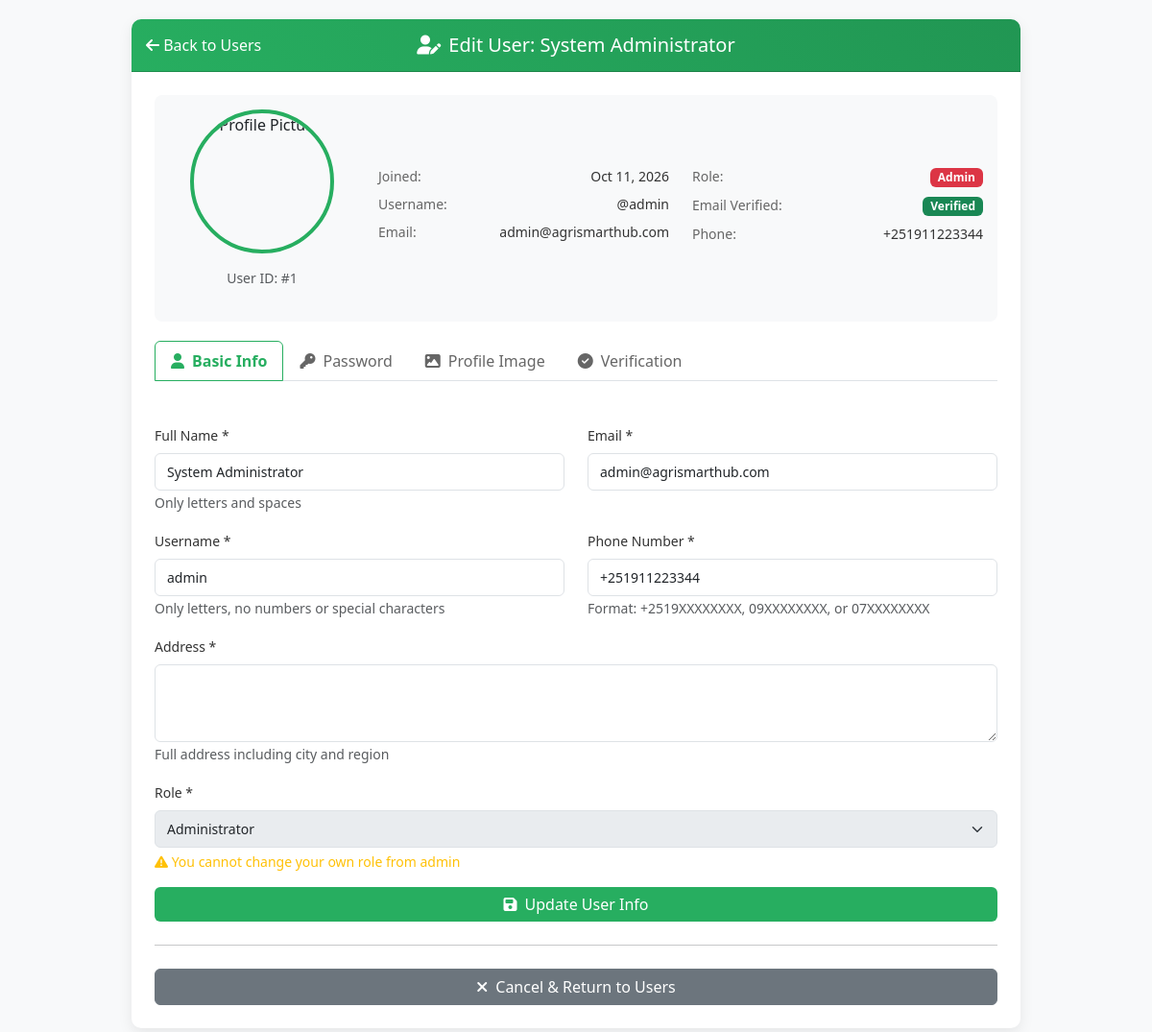
/admin/edit_user.php?id=1 (signed in), run on the app's committed database.
### tables this page shows
CREATE TABLE IF NOT EXISTS users (
    id INT AUTO_INCREMENT PRIMARY KEY,
    username VARCHAR(50) UNIQUE NOT NULL,
    email VARCHAR(100) UNIQUE NOT NULL,
    password VARCHAR(255) NOT NULL,
    full_name VARCHAR(100),
    phone VARCHAR(20),
    address TEXT,
    profile_image VARCHAR(255) DEFAULT 'default_profile.jpg',
    role ENUM('admin', 'farmer', 'supplier', 'customer') DEFAULT 'customer',
    status ENUM('active', 'inactive', 'suspended') DEFAULT 'active',
    email_verified TINYINT(1) DEFAULT 0,
    last_login TIMESTAMP NULL,
    created_at TIMESTAMP DEFAULT CURRENT_TIMESTAMP,
    updated_at TIMESTAMP DEFAULT CURRENT_TIMESTAMP ON UPDATE CURRENT_TIMESTAMP
);

### admin/edit_user.php (the view, shortened to what this page needs)
<?php
$user_id = isset($_GET['id']) ? intval($_GET['id']) : 0;
try {
    $stmt = $pdo->prepare("SELECT * FROM users WHERE id = ?");
    $stmt->execute([$user_id]);
    $user = $stmt->fetch(PDO::FETCH_ASSOC);
} catch (PDOException $e) {
    $_SESSION['error'] = "Error fetching user data: " . $e->getMessage();
    header("Location: manage_users.php");
    exit();
}
$default_profile_image = SITE_URL . '/assets/default_profile.jpg';
$profile_image_exists = false;
$profile_image_url = '';
if (!$profile_image_exists) {
    $profile_image_url = $default_profile_image;
}
?>
<!DOCTYPE html>
<html lang="en">
<head>
    <link href="https://cdn.jsdelivr.net/npm/bootstrap@5.3.0/dist/css/bootstrap.min.css" rel="stylesheet">
    <link rel="stylesheet" href="https://cdnjs.cloudflare.com/ajax/libs/font-awesome/6.4.0/css/all.min.css">
</head>
<body>
    <div class="container">
        <div class="row justify-content-center">
            <div class="col-lg-10">
                <div class="card">
                    <div class="card-header text-center position-relative">
                        <a href="manage_users.php" class="back-btn">
                            <i class="fas fa-arrow-left"></i> Back to Users
                        </a>
                        <h5 class="mb-0">
                            <i class="fas fa-user-edit me-2"></i>Edit User: <?php echo htmlspecialchars($user['full_name']); ?>
                        </h5>
                    </div>
                    <div class="card-body p-4">
                        <div class="user-info-card">
                            <div class="row align-items-center">
                                <div class="col-md-3 text-center">
                                    <div class="profile-image-container">
                                        <img src="<?php echo $profile_image_url; ?>"
                                             alt="Profile Picture"
                                             class="profile-img"
                                             onerror="this.src='<?php echo $default_profile_image; ?>'">
                                        <small class="text-muted d-block mt-2">User ID: #<?php echo $user['id']; ?></small>
                                    </div>
                                </div>
                                <div class="col-md-9">
                                    <div class="row">
                                        <div class="col-md-6">
                                            <div class="user-info-item">
                                                <span class="user-info-label">Joined:</span>
                                                <span class="user-info-value">
                                                    <?php echo date('M d, Y', strtotime($user['created_at'])); ?>
                                                </span>
                                            </div>
                                            <div class="user-info-item">
                                                <span class="user-info-label">Username:</span>
                                                <span class="user-info-value">
                                                    @<?php echo htmlspecialchars($user['username']); ?>
                                                </span>
                                            </div>
                                            <div class="user-info-item">
                                                <span class="user-info-label">Email:</span>
                                                <span class="user-info-value">
                                                    <?php echo htmlspecialchars($user['email']); ?>
                                                </span>
                                            </div>
                                        </div>
                                        <div class="col-md-6">
                                            <div class="user-info-item">
                                                <span class="user-info-label">Role:</span>
                                                <span class="user-info-value">
                                                    <span class="badge bg-<?php
                                                        switch($user['role']) {
                                                            case 'admin': echo 'danger'; break;
                                                        }
                                                    ?>">
                                                        <?php echo ucfirst($user['role']); ?>
                                                    </span>
                                                </span>
                                            </div>
                                            <div class="user-info-item">
                                                <span class="user-info-label">Email Verified:</span>
                                                <span class="user-info-value">
                                                    <?php if($user['email_verified']): ?>
                                                        <span class="badge bg-success">Verified</span>
                                                    <?php else: ?>
                                                        <span class="badge bg-warning">Pending</span>
                                                    <?php endif; ?>
                                                </span>
                                            </div>
                                            <div class="user-info-item">
                                                <span class="user-info-label">Phone:</span>
                                                <span class="user-info-value">
                                                    <?php echo !empty($user['phone']) ? htmlspecialchars($user['phone']) : 'Not set'; ?>
                                                </span>
                                            </div>
                                        </div>
                                    </div>
                                </div>
                            </div>
                        </div>
                        <ul class="nav nav-tabs mb-4" id="editUserTabs" role="tablist">
                            <li class="nav-item" role="presentation">
                                <button class="nav-link active" id="profile-tab" data-bs-toggle="tab" data-bs-target="#profile" type="button">
                                    <i class="fas fa-user me-2"></i>Basic Info
                                </button>
                            </li>
                            <li class="nav-item" role="presentation">
                                <button class="nav-link" id="password-tab" data-bs-toggle="tab" data-bs-target="#password" type="button">
                                    <i class="fas fa-key me-2"></i>Password
                                </button>
                            </li>
                            <li class="nav-item" role="presentation">
                                <button class="nav-link" id="image-tab" data-bs-toggle="tab" data-bs-target="#image" type="button">
                                    <i class="fas fa-image me-2"></i>Profile Image
                                </button>
                            </li>
                            <li class="nav-item" role="presentation">
                                <button class="nav-link" id="verification-tab" data-bs-toggle="tab" data-bs-target="#verification" type="button">
                                    <i class="fas fa-check-circle me-2"></i>Verification
                                </button>
                            </li>
                        </ul>
                        <div class="tab-content" id="editUserTabsContent">
                            <div class="tab-pane fade show active" id="profile" role="tabpanel">
                                <form method="POST" id="editUserForm">
                                    <div class="row">
                                        <div class="col-md-6 mb-3">
                                            <label class="form-label">Full Name *</label>
                                            <input type="text" name="full_name" class="form-control"
                                                   value="<?php echo htmlspecialchars($user['full_name']); ?>" required
                                                   pattern="[A-Za-z\s]+" title="Only letters and spaces allowed">
                                            <small class="text-muted">Only letters and spaces</small>
                                        </div>
                                        <div class="col-md-6 mb-3">
                                            <label class="form-label">Email *</label>
                                            <input type="email" name="email" class="form-control"
                                                   value="<?php echo htmlspecialchars($user['email']); ?>" required>
                                        </div>
                                    </div>
                                    <div class="row">
                                        <div class="col-md-6 mb-3">
                                            <label class="form-label">Username *</label>
                                            <input type="text" name="username" class="form-control"
                                                   value="<?php echo htmlspecialchars($user['username']); ?>" required
                                                   pattern="[A-Za-z]+" title="Only letters (no numbers or special characters)">
                                            <small class="text-muted">Only letters, no numbers or special characters</small>
                                        </div>
                                        <div class="col-md-6 mb-3">
                                            <label class="form-label">Phone Number *</label>
                                            <input type="tel" name="phone" class="form-control"
                                                   value="<?php echo htmlspecialchars($user['phone'] ?? ''); ?>" required
                                                   pattern="(\+251|0)[79]\d{8}" title="Ethiopian phone: +2519..., 09..., or 07...">
                                            <small class="text-muted">Format: +2519XXXXXXXX, 09XXXXXXXX, or 07XXXXXXXX</small>
                                        </div>
                                    </div>
                                    <div class="mb-3">
                                        <label class="form-label">Address *</label>
                                        <textarea name="address" class="form-control" rows="3" required
                                                  pattern="[A-Za-z0-9\s\.,\-]+" title="Address contains invalid characters"><?php
                                        ?></textarea>
                                        <small class="text-muted">Full address including city and region</small>
                                    </div>
                                    <div class="mb-3">
                                        <label class="form-label">Role *</label>
                                        <select name="role" class="form-select" required <?php echo ($user['id'] == $_SESSION['user_id']) ? 'disabled' : ''; ?>>
                                            <option value="admin" <?php echo $user['role'] == 'admin' ? 'selected' : ''; ?>>
                                                Administrator
                                            </option>
                                        </select>
                                        <?php if($user['id'] == $_SESSION['user_id']): ?>
                                            <small class="text-warning d-block mt-1">
                                                <i class="fas fa-exclamation-triangle"></i>
                                                You cannot change your own role from admin
                                            </small>
                                        <?php endif; ?>
                                    </div>
                                    <div class="d-grid gap-2">
                                        <button type="submit" name="update_user" class="btn btn-primary">
                                            <i class="fas fa-save me-2"></i>Update User Info
                                        </button>
                                    </div>
                                </form>
                            </div>
                        </div>
                        <hr class="my-4">
                        <div class="d-grid gap-2">
                            <a href="manage_users.php" class="btn btn-secondary">
                                <i class="fas fa-times me-2"></i>Cancel & Return to Users
                            </a>
                        </div>
                    </div>
                </div>
            </div>
        </div>
    </div>
</body>
</html>

### admin/edit_user.php (style rules this page uses)
:root { --primary-green: #27ae60; --dark-green: #219653; --light-green: #d5f4e6; }
body { background-color: #f8f9fa; min-height: 100vh; padding: 20px; }
.card { border: none; border-radius: 10px; box-shadow: 0 5px 15px rgba(0,0,0,0.08); margin-bottom: 20px; }
.card-header { background: linear-gradient(45deg, var(--primary-green), var(--dark-green)); color: white; border-radius: 10px 10px 0 0 !important; padding: 15px 20px; }
.btn-primary { background: var(--primary-green); border: none; }
.back-btn { position: absolute; top: 15px; left: 15px; text-decoration: none; color: white !important; }
.form-label { font-weight: 500; color: #333; font-size: 14px; }
.form-control, .form-select { border-radius: 6px; padding: 8px 12px; font-size: 14px; }
.profile-img { width: 150px; height: 150px; border-radius: 50%; object-fit: cover; border: 4px solid var(--primary-green); margin: 0 auto 15px; display: block; }
.nav-tabs .nav-link { color: #666; font-weight: 500; }
.nav-tabs .nav-link.active { color: var(--primary-green); border-color: var(--primary-green); font-weight: 600; }
.user-info-card { background: #f8f9fa; border-radius: 8px; padding: 15px; margin-bottom: 20px; }
.user-info-item { display: flex; justify-content: space-between; margin-bottom: 8px; font-size: 14px; }
.user-info-label { font-weight: 500; color: #666; }
.user-info-value { color: #333; }
.badge { font-size: 12px; padding: 4px 8px; }
.tab-content { padding-top: 20px; }
.profile-image-container { text-align: center; margin-bottom: 20px; }

### data on the page
users: full_name "System Administrator", id "1", created_at "Oct 11, 2026", username "admin", email "admin@agrismarthub.com", role "Admin", phone "+251911223344", role "Administrator"
